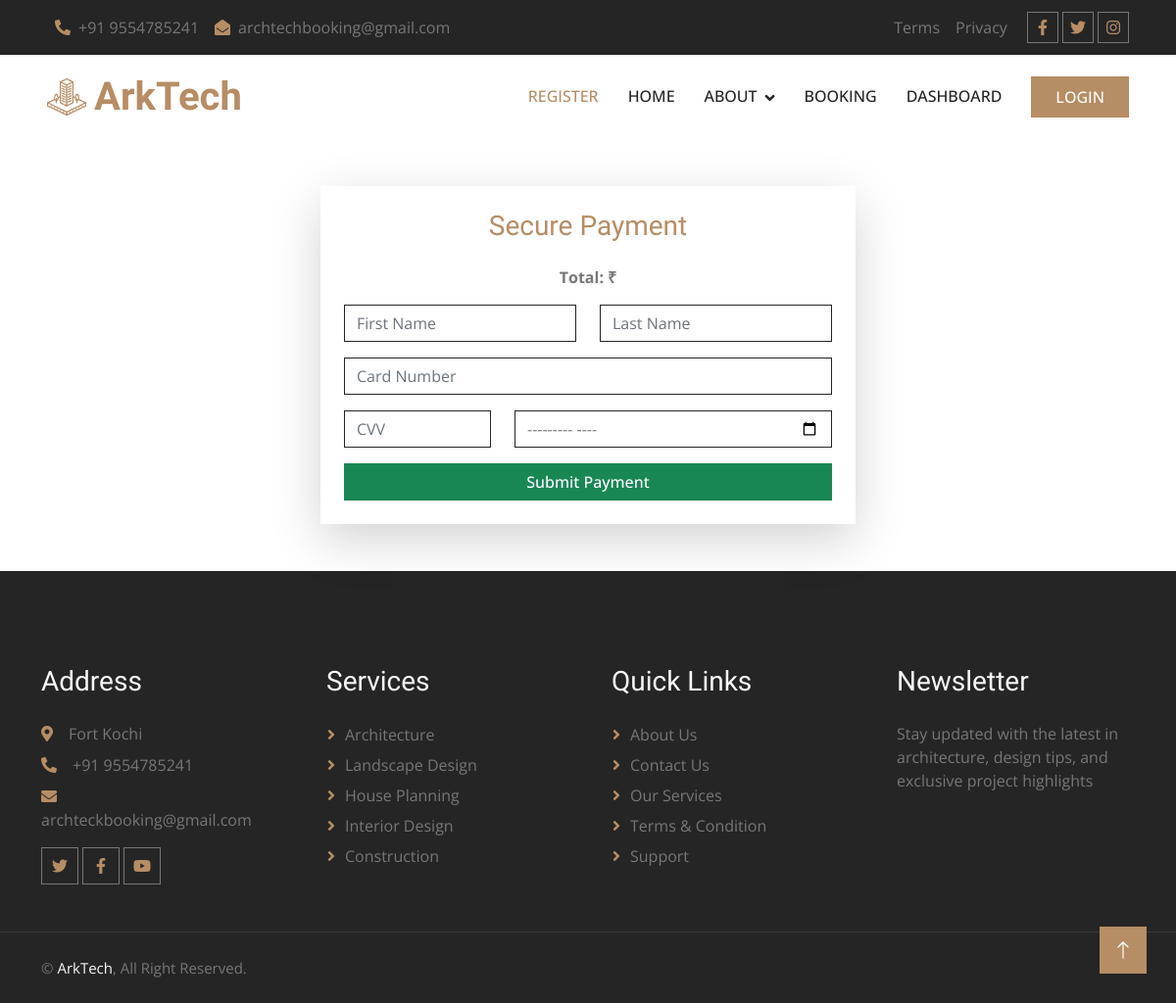
The app's page /Guest/paymentmain.php, older data.
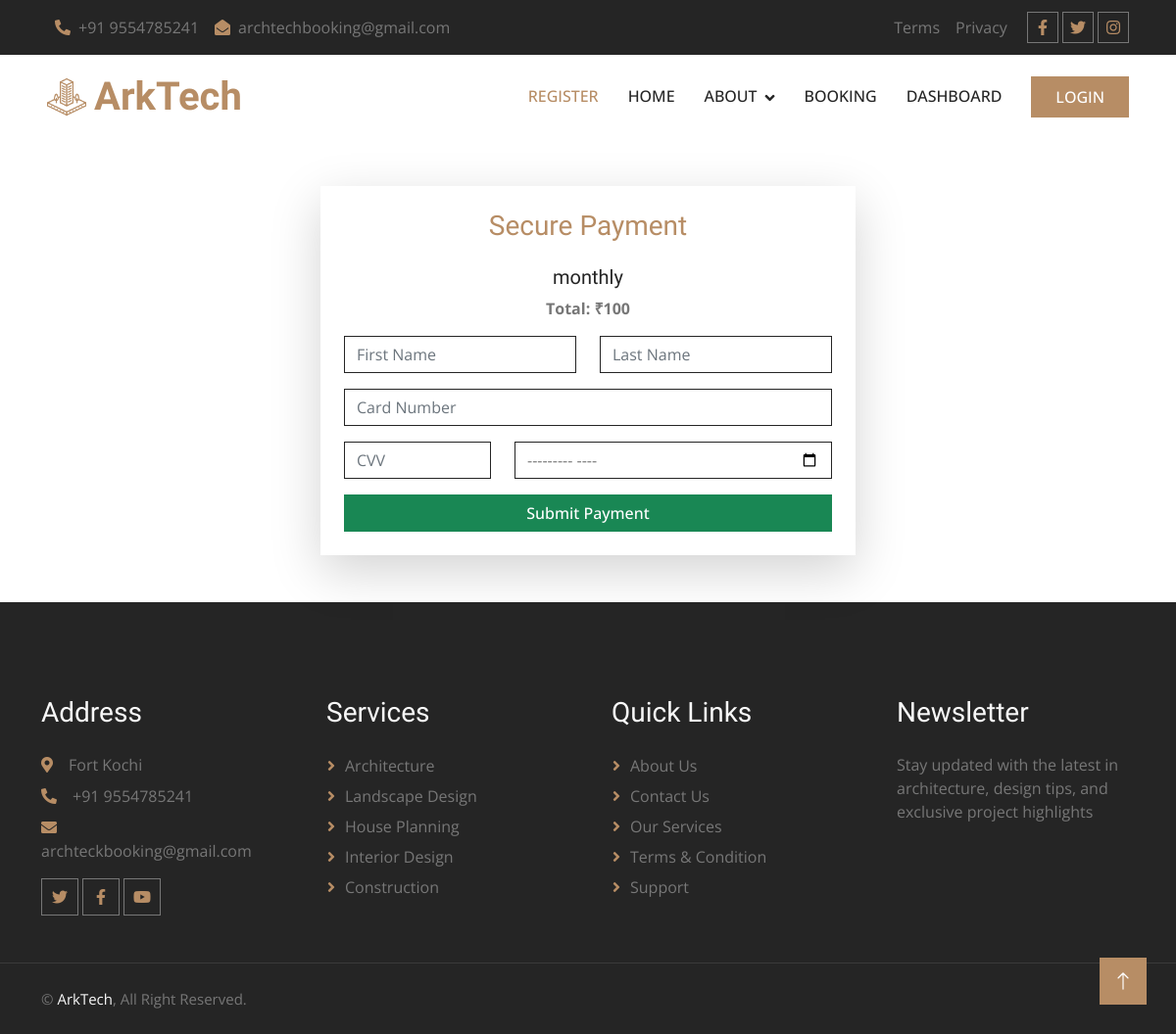
The same page, newer data.
### tables this page shows
CREATE TABLE IF NOT EXISTS `tbl_plan` (
  `plan_id` int NOT NULL AUTO_INCREMENT,
  `plan_name` varchar(100) NOT NULL,
  `amount` int NOT NULL,
  `duration` int NOT NULL,
  PRIMARY KEY (`plan_id`)
);

CREATE TABLE IF NOT EXISTS `tbl_subscriptionplan` (
  `payid` int NOT NULL AUTO_INCREMENT,
  `plan_id` int NOT NULL,
  `architect_id` int NOT NULL,
  `status` varchar(30) NOT NULL,
  `amount` int NOT NULL,
  `renewaldate` date NOT NULL,
  `regdate` date NOT NULL,
  PRIMARY KEY (`payid`)
);

### dboperation.php (called while the page is built, shortened)
<?php
class dboperation
{
    public $con,$res;
    function __construct()
    {
        $this->con=mysqli_connect("localhost","root","","arktech");
    }
    public function executequery($sql)
    {
        $this->res=mysqli_query($this->con,$sql);
        return $this->res;
    }
}
?>

### Guest/paymentmain.php (the view, shortened to what this page needs)
<?php include("header.php"); ?>
<?php
include_once("../dboperation.php");
$obj = new dboperation();
$architect_id = $_GET["cid"];
$sql = "SELECT p.payid, p.amount, p.status, pl.plan_name, pl.plan_id, pl.duration
        FROM tbl_subscriptionplan p
        INNER JOIN tbl_plan pl ON p.plan_id = pl.plan_id
        WHERE p.architect_id='$architect_id'";
$res = $obj->executequery($sql);
$row = mysqli_fetch_array($res);
?>
<div class="container my-5">
    <div class="row justify-content-center">
        <div class="col-md-6">
            <div class="card shadow-lg border-0">
                <div class="card-body p-4">
                    <h3 class="text-center text-primary mb-4">Secure Payment</h3>
                    <div class="text-center mb-3">
                        <h5><?php echo $row['plan_name']; ?></h5>
                        <p>
                            <strong>Total: ₹<?php echo $row['amount']; ?></strong><br>
                        </p>
                    </div>
                    <form action="" method="post">
                        <div class="row mb-3">
                            <div class="col">
                                <input type="text" class="form-control" name="fname" placeholder="First Name" required>
                            </div>
                            <div class="col">
                                <input type="text" class="form-control" name="lname" placeholder="Last Name" required>
                            </div>
                        </div>
                        <div class="mb-3">
                            <input type="text" class="form-control" name="cardnumber" placeholder="Card Number" maxlength="16" required>
                        </div>
                        <div class="row mb-3">
                            <div class="col-4">
                                <input type="password" class="form-control" name="cvv" placeholder="CVV" maxlength="3" required>
                            </div>
                            <div class="col-8">
                                <input type="month" class="form-control" name="expiry" required>
                            </div>
                        </div>
                        <div class="d-grid">
                            <button type="submit" name="pay" class="btn btn-success">Submit Payment</button>
                        </div>
                    </form>
                </div>
            </div>
        </div>
    </div>
</div>
<?php include("footer.php"); ?>

Row changes from the older to the newer data that the page shows:
added tbl_plan: plan_name "monthly"
added tbl_subscriptionplan: amount "100"
